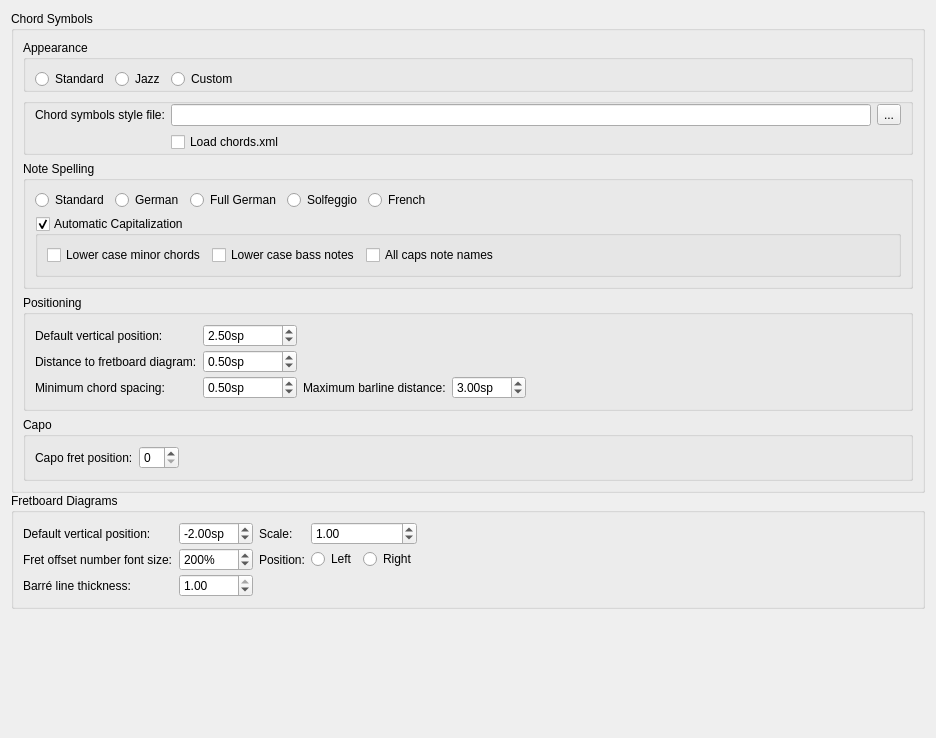
     <widget class="QWidget" name="Page15">
      <layout class="QVBoxLayout" name="verticalLayout_12">
       <property name="spacing">
        <number>0</number>
       </property>
       <item>
        <widget class="QGroupBox" name="groupBox_5">
         <property name="title">
          <string>Chord Symbols</string>
         </property>
         <property name="flat">
          <bool>false</bool>
         </property>
         <layout class="QVBoxLayout" name="verticalLayout_36">
          <item>
           <widget class="QGroupBox" name="groupBox_25">
            <property name="title">
             <string>Appearance</string>
            </property>
            <layout class="QHBoxLayout" name="horizontalLayout">
             <property name="bottomMargin">
              <number>0</number>
             </property>
             <item>
              <widget class="QRadioButton" name="chordsStandard">
               <property name="text">
                <string>Standard</string>
               </property>
              </widget>
             </item>
             <item>
              <widget class="QRadioButton" name="chordsJazz">
               <property name="text">
                <string>Jazz</string>
               </property>
              </widget>
             </item>
             <item>
              <widget class="QRadioButton" name="chordsCustom">
               <property name="text">
                <string>Custom</string>
               </property>
              </widget>
             </item>
             <item>
              <spacer name="horizontalSpacer_13">
               <property name="orientation">
                <enum>Qt::Horizontal</enum>
               </property>
               <property name="sizeHint" stdset="0">
                <size>
                 <width>40</width>
                 <height>20</height>
                </size>
               </property>
              </spacer>
             </item>
            </layout>
           </widget>
          </item>
          <item>
           <widget class="QGroupBox" name="chordDescriptionGroup">
            <property name="sizePolicy">
             <sizepolicy hsizetype="Preferred" vsizetype="Preferred">
              <horstretch>0</horstretch>
              <verstretch>0</verstretch>
             </sizepolicy>
            </property>
            <property name="title">
             <string/>
            </property>
            <property name="checkable">
             <bool>false</bool>
            </property>
            <property name="checked">
             <bool>false</bool>
            </property>
            <layout class="QGridLayout" name="chordDescriptionLayout">
             <property name="topMargin">
              <number>0</number>
             </property>
             <property name="bottomMargin">
              <number>0</number>
             </property>
             <item row="0" column="2">
              <widget class="QToolButton" name="chordDescriptionFileButton">
               <property name="text">
                <string notr="true">...</string>
               </property>
              </widget>
             </item>
             <item row="0" column="1">
              <widget class="QLineEdit" name="chordDescriptionFile"/>
             </item>
             <item row="0" column="0">
              <widget class="QLabel" name="label_54">
               <property name="sizePolicy">
                <sizepolicy hsizetype="Preferred" vsizetype="Fixed">
                 <horstretch>0</horstretch>
                 <verstretch>0</verstretch>
                </sizepolicy>
               </property>
               <property name="text">
                <string>Chord symbols style file:</string>
               </property>
               <property name="buddy">
                <cstring>chordDescriptionFile</cstring>
               </property>
              </widget>
             </item>
             <item row="1" column="1">
              <widget class="QCheckBox" name="chordsXmlFile">
               <property name="text">
                <string>Load chords.xml</string>
               </property>
              </widget>
             </item>
            </layout>
           </widget>
          </item>
          <item>
           <widget class="QGroupBox" name="groupBox_23">
            <property name="title">
             <string>Note Spelling</string>
            </property>
            <layout class="QVBoxLayout" name="verticalLayout_37">
             <item>
              <layout class="QHBoxLayout" name="horizontalLayout_6">
               <item>
                <widget class="QRadioButton" name="useStandardNoteNames">
                 <property name="toolTip">
                  <string>A, B♭, B, C, C♯, ...</string>
                 </property>
                 <property name="text">
                  <string>Standard</string>
                 </property>
                </widget>
               </item>
               <item>
                <widget class="QRadioButton" name="useGermanNoteNames">
                 <property name="toolTip">
                  <string>A, B♭, H, C, C♯, ...</string>
                 </property>
                 <property name="text">
                  <string>German</string>
                 </property>
                </widget>
               </item>
               <item>
                <widget class="QRadioButton" name="useFullGermanNoteNames">
                 <property name="toolTip">
                  <string>A, B, H, C, Cis</string>
                 </property>
                 <property name="text">
                  <string>Full German</string>
                 </property>
                </widget>
               </item>
               <item>
                <widget class="QRadioButton" name="useSolfeggioNoteNames">
                 <property name="toolTip">
                  <string>Do, Do♯, Re♭, Re, ...</string>
                 </property>
                 <property name="text">
                  <string>Solfeggio</string>
                 </property>
                </widget>
               </item>
               <item>
                <widget class="QRadioButton" name="useFrenchNoteNames">
                 <property name="toolTip">
                  <string>Do, Do♯, Ré♭, Ré, ...</string>
                 </property>
                 <property name="text">
                  <string>French</string>
                 </property>
                </widget>
               </item>
               <item>
                <spacer name="horizontalSpacer_12">
                 <property name="orientation">
                  <enum>Qt::Horizontal</enum>
                 </property>
                 <property name="sizeHint" stdset="0">
                  <size>
                   <width>40</width>
                   <height>20</height>
                  </size>
                 </property>
                </spacer>
               </item>
              </layout>
             </item>
             <item>
              <widget class="QGroupBox" name="automaticCapitalization">
               <property name="title">
                <string>Automatic Capitalization</string>
               </property>
               <property name="checkable">
                <bool>true</bool>
               </property>
               <layout class="QHBoxLayout" name="horizontalLayout_12">
                <item>
                 <widget class="QCheckBox" name="lowerCaseMinorChords">
                  <property name="text">
                   <string>Lower case minor chords</string>
                  </property>
                 </widget>
                </item>
                <item>
                 <widget class="QCheckBox" name="lowerCaseBassNotes">
                  <property name="text">
                   <string>Lower case bass notes</string>
                  </property>
                 </widget>
                </item>
                <item>
                 <widget class="QCheckBox" name="allCapsNoteNames">
                  <property name="text">
                   <string>All caps note names</string>
                  </property>
                 </widget>
                </item>
                <item>
                 <spacer name="horizontalSpacer_17">
                  <property name="orientation">
                   <enum>Qt::Horizontal</enum>
                  </property>
                  <property name="sizeHint" stdset="0">
                   <size>
                    <width>40</width>
                    <height>20</height>
                   </size>
                  </property>
                 </spacer>
                </item>
               </layout>
              </widget>
             </item>
            </layout>
           </widget>
          </item>
          <item>
           <widget class="QGroupBox" name="groupBox_24">
            <property name="title">
             <string>Positioning</string>
            </property>
            <layout class="QGridLayout" name="gridLayout_15">
             <property name="verticalSpacing">
              <number>3</number>
             </property>
             <item row="0" column="0">
              <widget class="QLabel" name="label_17">
               <property name="text">
                <string>Default vertical position:</string>
               </property>
               <property name="buddy">
                <cstring>harmonyY</cstring>
               </property>
              </widget>
             </item>
             <item row="0" column="1">
              <widget class="QDoubleSpinBox" name="harmonyY">
               <property name="suffix">
                <string extracomment="spatium unit">sp</string>
               </property>
               <property name="minimum">
                <double>-10000.000000000000000</double>
               </property>
               <property name="maximum">
                <double>10000.000000000000000</double>
               </property>
               <property name="singleStep">
                <double>0.500000000000000</double>
               </property>
               <property name="value">
                <double>2.500000000000000</double>
               </property>
              </widget>
             </item>
             <item row="1" column="0">
              <widget class="QLabel" name="label_79">
               <property name="text">
                <string>Distance to fretboard diagram:</string>
               </property>
               <property name="buddy">
                <cstring>harmonyFretDist</cstring>
               </property>
              </widget>
             </item>
             <item row="1" column="1">
              <widget class="QDoubleSpinBox" name="harmonyFretDist">
               <property name="enabled">
                <bool>true</bool>
               </property>
               <property name="suffix">
                <string extracomment="spatium unit">sp</string>
               </property>
               <property name="minimum">
                <double>-10000.000000000000000</double>
               </property>
               <property name="maximum">
                <double>10000.000000000000000</double>
               </property>
               <property name="singleStep">
                <double>0.500000000000000</double>
               </property>
               <property name="value">
                <double>0.500000000000000</double>
               </property>
              </widget>
             </item>
             <item row="2" column="0">
              <widget class="QLabel" name="label_1001">
               <property name="text">
                <string>Minimum chord spacing:</string>
               </property>
               <property name="buddy">
                <cstring>minHarmonyDistance</cstring>
               </property>
              </widget>
             </item>
             <item row="2" column="1">
              <widget class="QDoubleSpinBox" name="minHarmonyDistance">
               <property name="suffix">
                <string>sp</string>
               </property>
               <property name="minimum">
                <double>-50.000000000000000</double>
               </property>
               <property name="maximum">
                <double>10.000000000000000</double>
               </property>
               <property name="singleStep">
                <double>0.100000000000000</double>
               </property>
               <property name="value">
                <double>0.500000000000000</double>
               </property>
              </widget>
             </item>
             <item row="2" column="2">
              <widget class="QLabel" name="label_1002">
               <property name="text">
                <string>Maximum barline distance:</string>
               </property>
               <property name="buddy">
                <cstring>maxHarmonyBarDistance</cstring>
               </property>
              </widget>
             </item>
             <item row="2" column="3">
              <widget class="QDoubleSpinBox" name="maxHarmonyBarDistance">
               <property name="suffix">
                <string>sp</string>
               </property>
               <property name="minimum">
                <double>-50.000000000000000</double>
               </property>
               <property name="maximum">
                <double>50.000000000000000</double>
               </property>
               <property name="singleStep">
                <double>0.500000000000000</double>
               </property>
               <property name="value">
                <double>3.000000000000000</double>
               </property>
              </widget>
             </item>
             <item row="2" column="4">
              <spacer name="horizontalSpacer_11">
               <property name="orientation">
                <enum>Qt::Horizontal</enum>
               </property>
               <property name="sizeHint" stdset="0">
                <size>
                 <width>40</width>
                 <height>20</height>
                </size>
               </property>
              </spacer>
             </item>
            </layout>
           </widget>
          </item>
          <item>
           <widget class="QGroupBox" name="groupBox_27">
            <property name="title">
             <string>Capo</string>
            </property>
            <layout class="QGridLayout" name="gridLayout_13">
             <item row="0" column="0">
              <widget class="QLabel" name="label_60">
               <property name="text">
                <string>Capo fret position:</string>
               </property>
               <property name="buddy">
                <cstring>capoPosition</cstring>
               </property>
              </widget>
             </item>
             <item row="0" column="1">
              <widget class="QSpinBox" name="capoPosition">
               <property name="maximum">
                <number>11</number>
               </property>
              </widget>
             </item>
             <item row="0" column="2">
              <spacer name="horizontalSpacer_6">
               <property name="orientation">
                <enum>Qt::Horizontal</enum>
               </property>
               <property name="sizeHint" stdset="0">
                <size>
                 <width>496</width>
                 <height>20</height>
                </size>
               </property>
              </spacer>
             </item>
            </layout>
           </widget>
          </item>
         </layout>
        </widget>
       </item>
       <item>
        <widget class="QGroupBox" name="groupBox_51">
         <property name="title">
          <string>Fretboard Diagrams</string>
         </property>
         <property name="flat">
          <bool>false</bool>
         </property>
         <layout class="QGridLayout" name="gridLayout_131">
          <property name="verticalSpacing">
           <number>3</number>
          </property>
          <item row="0" column="1">
           <widget class="QDoubleSpinBox" name="fretY">
            <property name="suffix">
             <string>sp</string>
            </property>
            <property name="decimals">
             <number>2</number>
            </property>
            <property name="minimum">
             <double>-10.000000000000000</double>
            </property>
            <property name="maximum">
             <double>10.000000000000000</double>
            </property>
            <property name="singleStep">
             <double>0.500000000000000</double>
            </property>
            <property name="value">
             <double>-2.000000000000000</double>
            </property>
           </widget>
          </item>
          <item row="1" column="0">
           <widget class="QLabel" name="label_601">
            <property name="text">
             <string>Fret offset number font size:</string>
            </property>
            <property name="buddy">
             <cstring>fretNumMag</cstring>
            </property>
           </widget>
          </item>
          <item row="0" column="0">
           <widget class="QLabel" name="label_602">
            <property name="text">
             <string>Default vertical position:</string>
            </property>
            <property name="buddy">
             <cstring>fretY</cstring>
            </property>
           </widget>
          </item>
          <item row="1" column="1">
           <widget class="QDoubleSpinBox" name="fretNumMag">
            <property name="suffix">
             <string notr="true">%</string>
            </property>
            <property name="decimals">
             <number>0</number>
            </property>
            <property name="minimum">
             <double>0.000000000000000</double>
            </property>
            <property name="maximum">
             <double>500.000000000000000</double>
            </property>
            <property name="singleStep">
             <double>10.000000000000000</double>
            </property>
            <property name="value">
             <double>200.000000000000000</double>
            </property>
           </widget>
          </item>
          <item row="1" column="2">
           <widget class="QLabel" name="label_6011">
            <property name="text">
             <string>Position:</string>
            </property>
           </widget>
          </item>
          <item row="1" column="3">
           <widget class="QRadioButton" name="radioFretNumLeft">
            <property name="text">
             <string>Left</string>
            </property>
           </widget>
          </item>
          <item row="1" column="4">
           <widget class="QRadioButton" name="radioFretNumRight">
            <property name="text">
             <string>Right</string>
            </property>
           </widget>
          </item>
          <item row="1" column="5">
           <spacer name="horizontalSpacer_61">
            <property name="orientation">
             <enum>Qt::Horizontal</enum>
            </property>
            <property name="sizeHint" stdset="0">
             <size>
              <width>496</width>
              <height>20</height>
             </size>
            </property>
           </spacer>
          </item>
          <item row="2" column="0">
           <widget class="QLabel" name="label_2">
            <property name="text">
             <string>Barré line thickness:</string>
            </property>
           </widget>
          </item>
          <item row="2" column="1">
           <widget class="QDoubleSpinBox" name="barreLineWidth">
            <property name="minimum">
             <double>0.100000000000000</double>
            </property>
            <property name="maximum">
             <double>1.000000000000000</double>
            </property>
            <property name="singleStep">
             <double>0.100000000000000</double>
            </property>
            <property name="value">
             <double>1.000000000000000</double>
            </property>
           </widget>
          </item>
          <item row="0" column="2">
           <widget class="QLabel" name="label_5">
            <property name="text">
             <string>Scale:</string>
            </property>
           </widget>
          </item>
          <item row="0" column="3" colspan="2">
           <widget class="QDoubleSpinBox" name="fretMag">
            <property name="minimum">
             <double>0.100000000000000</double>
            </property>
            <property name="singleStep">
             <double>0.200000000000000</double>
            </property>
            <property name="value">
             <double>1.000000000000000</double>
            </property>
           </widget>
          </item>
         </layout>
        </widget>
       </item>
       <item>
        <spacer name="verticalSpacer_61">
         <property name="orientation">
          <enum>Qt::Vertical</enum>
         </property>
         <property name="sizeHint" stdset="0">
          <size>
           <width>496</width>
           <height>118</height>
          </size>
         </property>
        </spacer>
       </item>
      </layout>
     </widget>
